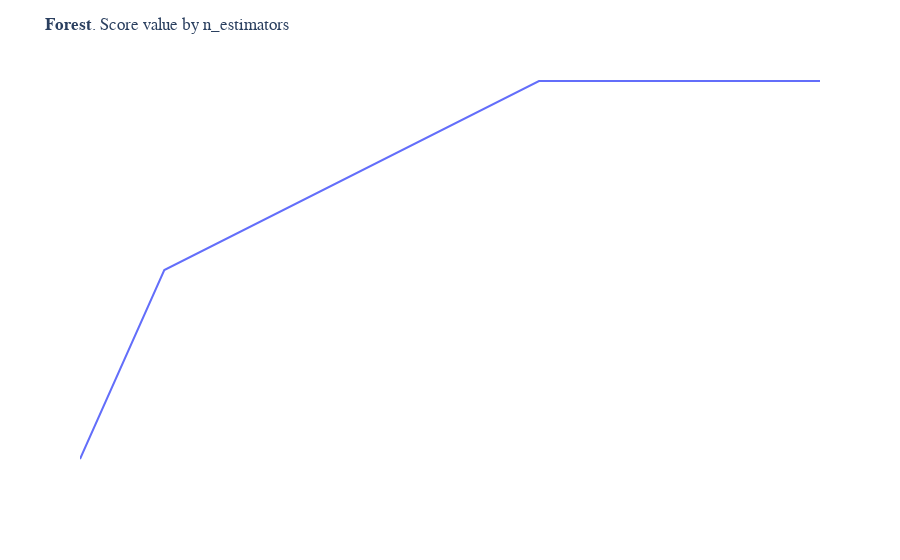
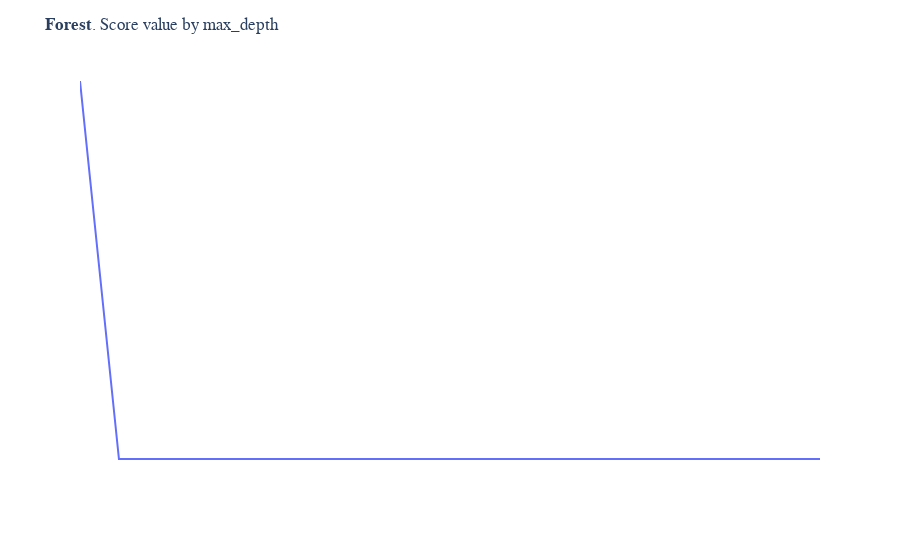

The notebook cell these images were saved under, in order:
### Markdown cell above
### Random Forest Classifier

### Code cell
max_depth = [5, 10, 20, 40, 80, 100]
n_estimators = [10, 100, 500, 800]

rndf = hyperparameter_tune(
    model_name = 'forest',
    hyperparameters = {
        'max_depth': max_depth,
        'n_estimators': n_estimators
    }
)

rndf_max_depth_fig = rndf['max_depth']['fig'][0]
rndf_max_depth_scores = rndf['max_depth']['scores']
rndf_max_depth_max_score = max(rndf_max_depth_scores)

rndf_n_estimators_fig = rndf['n_estimators']['fig'][0]
rndf_n_estimators_scores = rndf['n_estimators']['scores']
rndf_n_estimators_max_score = max(rndf_n_estimators_scores)

rndf_n_estimators_fig.show()
rndf_max_depth_fig.show()
print('Max score (max_depth):', round(rndf_max_depth_max_score, 3))
print('Max score (n_estimators):', round(rndf_n_estimators_max_score, 3))

### Figure 1 — Plotly figure (JSON) as saved in the notebook; plotly's stock layout.template omitted (floating-point values rounded to 4 significant figures)
{"data": [{"hovertemplate": "<b>Hyperparameter:</b> %{x}<br><b>Score:</b> %{y:.2f}", "legendgroup": "", "line": {"color": "#636efa", "dash": "solid"}, "marker": {"symbol": "circle"}, "mode": "lines", "name": "", "orientation": "v", "showlegend": false, "type": "scatter", "x": [10, 100, 500, 800], "xaxis": "x", "y": [0.8704, 0.8889, 0.9074, 0.9074], "yaxis": "y"}], "layout": {"font": {"family": "sans-serif"}, "legend": {"tracegroupgap": 0}, "margin": {"t": 60}, "plot_bgcolor": "rgba(0,0,0,0)", "title": {"text": "<b>Forest</b>. Score value by n_estimators"}, "xaxis": {"anchor": "y", "domain": [0, 1], "title": {"text": "x"}, "visible": false}, "yaxis": {"anchor": "x", "domain": [0, 1], "title": {"text": "y"}, "visible": false}}}

### Figure 2 — Plotly figure (JSON) as saved in the notebook; plotly's stock layout.template omitted (floating-point values rounded to 4 significant figures)
{"data": [{"hovertemplate": "<b>Hyperparameter:</b> %{x}<br><b>Score:</b> %{y:.2f}", "legendgroup": "", "line": {"color": "#636efa", "dash": "solid"}, "marker": {"symbol": "circle"}, "mode": "lines", "name": "", "orientation": "v", "showlegend": false, "type": "scatter", "x": [5, 10, 20, 40, 80, 100], "xaxis": "x", "y": [0.9074, 0.8889, 0.8889, 0.8889, 0.8889, 0.8889], "yaxis": "y"}], "layout": {"font": {"family": "sans-serif"}, "legend": {"tracegroupgap": 0}, "margin": {"t": 60}, "plot_bgcolor": "rgba(0,0,0,0)", "title": {"text": "<b>Forest</b>. Score value by max_depth"}, "xaxis": {"anchor": "y", "domain": [0, 1], "title": {"text": "x"}, "visible": false}, "yaxis": {"anchor": "x", "domain": [0, 1], "title": {"text": "y"}, "visible": false}}}
